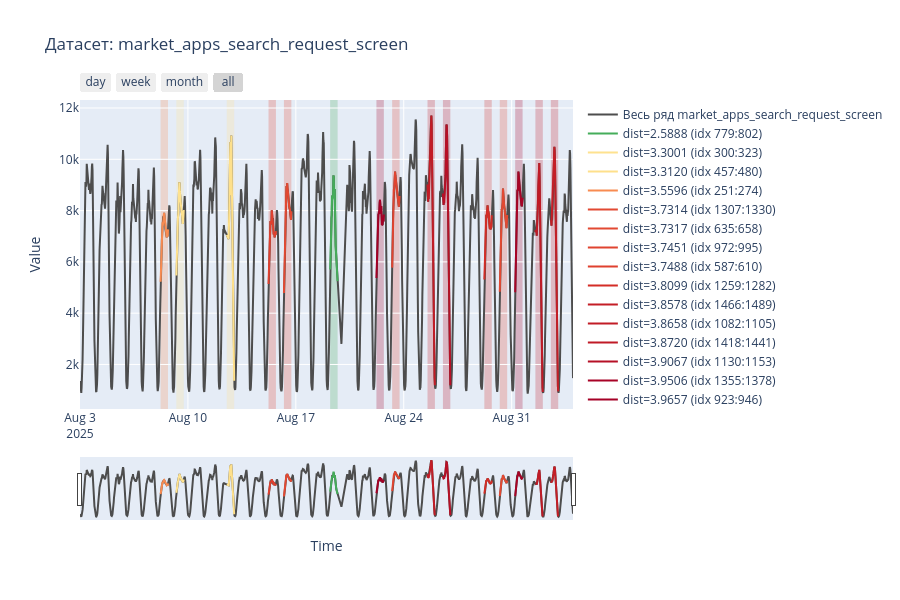
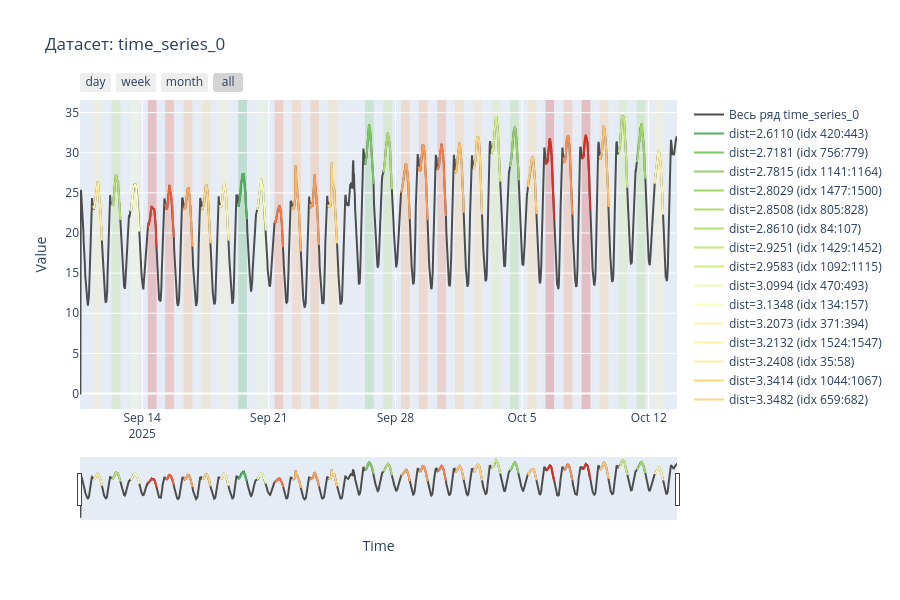
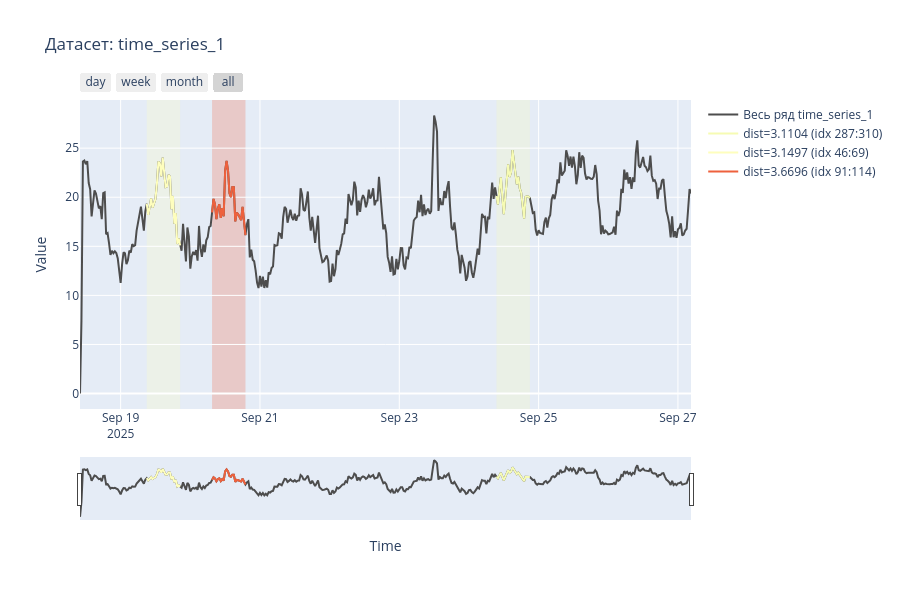
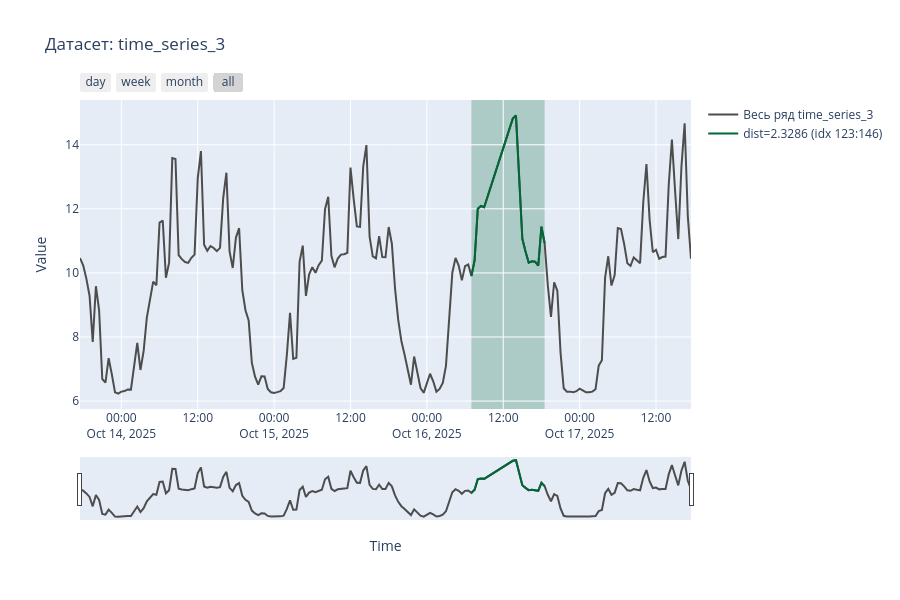

The notebook cell saved with these charts, in order:
### Markdown cell above
### 4) Визуализация

Градиент цвета от зеленого до красного символизирует похожесть отрезков, где зеленый - максимально похожий, желтый - похойжий, а красный - чем-то напоминающий

### Code cell
distances = results["distance"].values
vmin, vmax = distances.min(), distances.max()

def get_color(distance):
    if vmax != vmin:
        t = (distance - vmin) / (vmax - vmin)
    else:
        t = 0.5
    cmap = plt.cm.get_cmap("RdYlGn_r")
    rgba = cmap(t)
    return f"rgba({int(rgba[0]*255)},{int(rgba[1]*255)},{int(rgba[2]*255)},{rgba[3]})"

# Визуализация
grouped = results.groupby("series_id")
for series_id, group in grouped:
    full_series = searcher.prepared_series_[series_id]
    
    fig = go.Figure()
    add_line(fig, full_series.index, full_series.values, f"Весь ряд {series_id}", "#4d4d4d")
    
    for _, row in group.iterrows():
        segment = searcher.get_segment(row["series_id"], int(row["start_idx"]), int(row["end_idx"]))
        color = get_color(row["distance"])
        fig.add_vrect(
            x0=row["start_time"], x1=row["end_time"],
            fillcolor=color, opacity=0.25,
            layer="below", line_width=0
        )
        add_line(fig, segment.index, segment.values,
                 f"dist={row['distance']:.4f} (idx {row['start_idx']}:{row['end_idx']})",
                 color)
    
    update_layout(fig)
    fig.update_layout(
        title=f"Датасет: {series_id}",
        showlegend=True,
        legend=dict(orientation="v", yanchor="top", y=1, xanchor="left", x=1.02)
    )
    fig.show()
